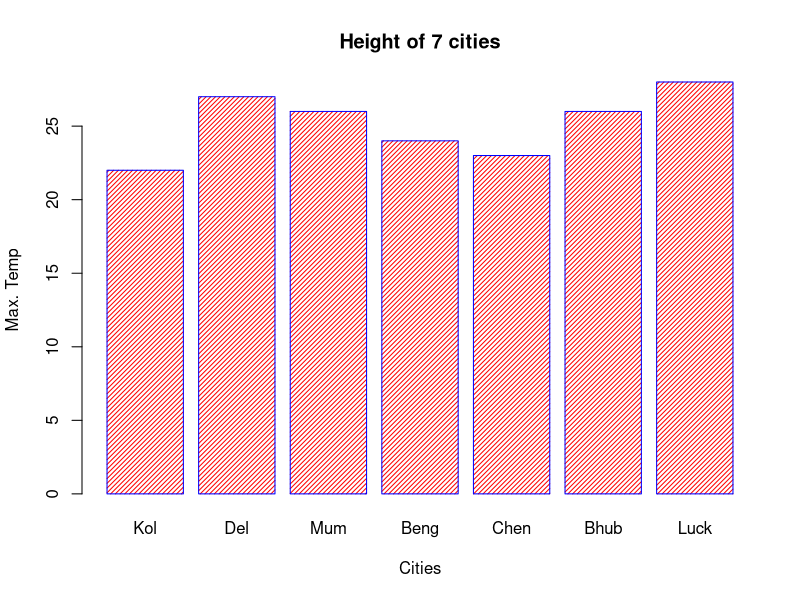
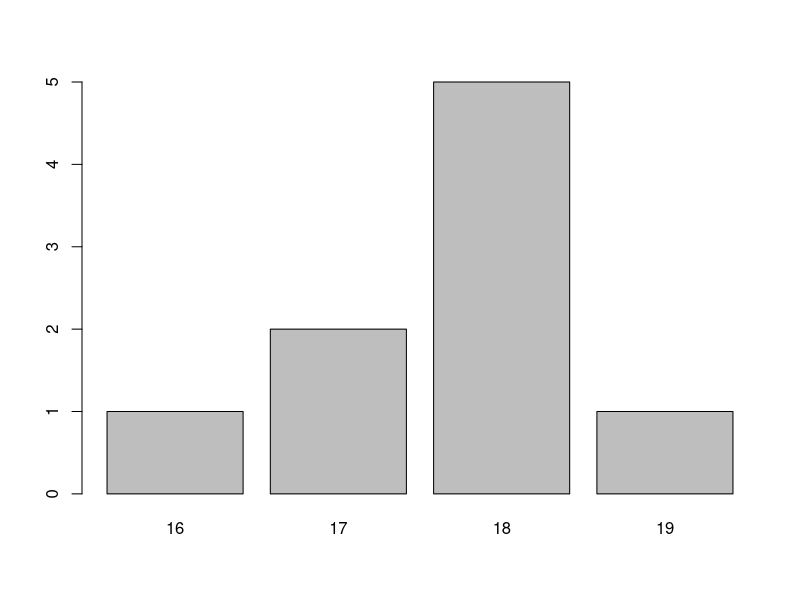
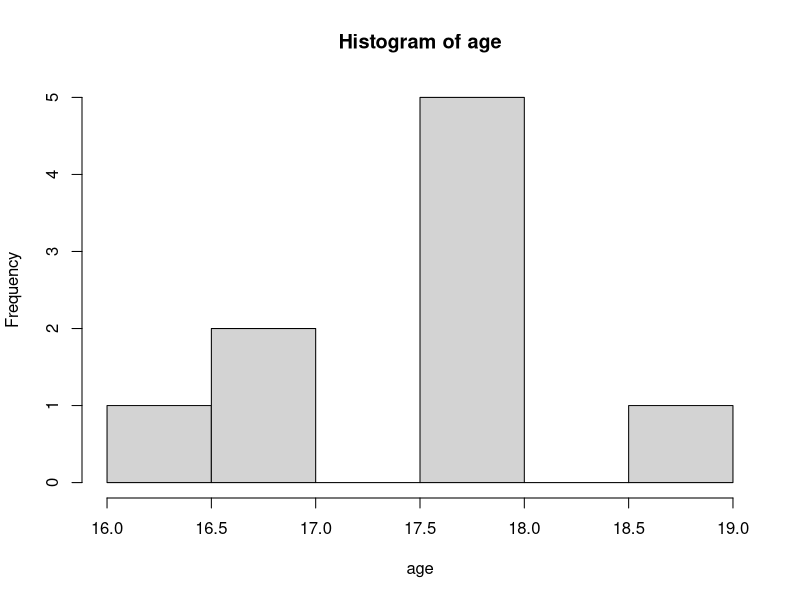

R code for these plots, in order:
temp = c(22, 27, 26, 24, 23, 26, 28)
barplot(temp, main="Height of 7 cities", xlab="Cities", ylab="Max. Temp", names.arg = c("Kol","Del", "Mum","Beng","Chen","Bhub","Luck"), col="red", border="blue",density=30)

age = c(17,18,18,17,18,19,18,16,18)
barplot(table(age))
hist(age)

